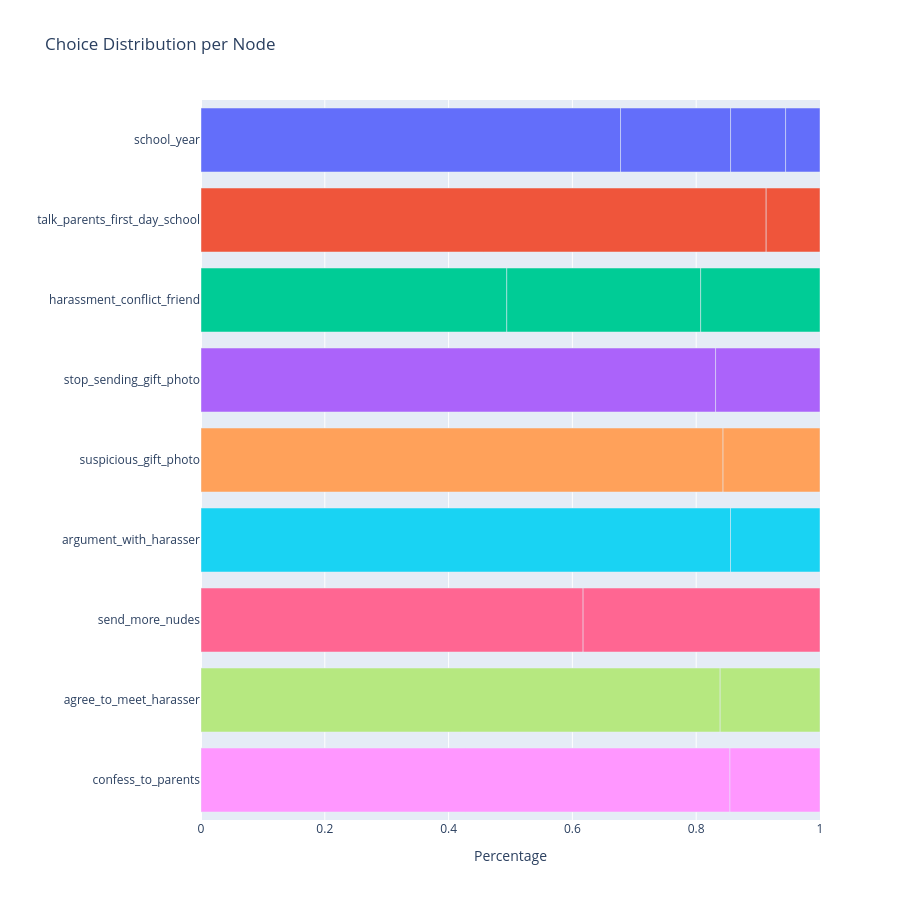

Notebook code for this chart:
### Code cell
fig = px.bar(
	df_nodes,
	x="percentage",
	y="keywords",
	color="keywords",
	orientation="h",
	hover_data={
		"option": True,
		"percentage": ":.2f",
		"keywords": False
	},
	title="Choice Distribution per Node"
)

fig.update_layout(
	yaxis_title="",
	xaxis_title="Percentage",
	height=900,
	showlegend=False
)

fig.update_xaxes(range=[0, 1])

fig.show()

### Figure 1 — Plotly figure (JSON) as saved in the notebook; plotly's stock layout.template omitted (floating-point values rounded to 4 significant figures)
{"data": [{"customdata": [["2º de la ESO"], ["4º de la ESO"], ["3º de la ESO"], ["1º de la ESO"]], "hovertemplate": "percentage=%{x:.2f}<br>option=%{customdata[0]}<extra></extra>", "legendgroup": "school_year", "marker": {"color": "#636efa", "pattern": {"shape": ""}}, "name": "school_year", "orientation": "h", "showlegend": true, "textposition": "auto", "type": "bar", "x": [0.6778, 0.1778, 0.08889, 0.05556], "xaxis": "x", "y": ["school_year", "school_year", "school_year", "school_year"], "yaxis": "y"}, {"customdata": [["Contarles sobre mi día."], ["No contarles sobre mi día."]], "hovertemplate": "percentage=%{x:.2f}<br>option=%{customdata[0]}<extra></extra>", "legendgroup": "talk_parents_first_day_school", "marker": {"color": "#EF553B", "pattern": {"shape": ""}}, "name": "talk_parents_first_day_school", "orientation": "h", "showlegend": true, "textposition": "auto", "type": "bar", "x": [0.913, 0.08696], "xaxis": "x", "y": ["talk_parents_first_day_school", "talk_parents_first_day_school"], "yaxis": "y"}, {"customdata": [["Por la foto."], ["Prefiero no hablar de ello."], ["Por nuestra relación."]], "hovertemplate": "percentage=%{x:.2f}<br>option=%{customdata[0]}<extra></extra>", "legendgroup": "harassment_conflict_friend", "marker": {"color": "#00cc96", "pattern": {"shape": ""}}, "name": "harassment_conflict_friend", "orientation": "h", "showlegend": true, "textposition": "auto", "type": "bar", "x": [0.494, 0.3133, 0.1928], "xaxis": "x", "y": ["harassment_conflict_friend", "harassment_conflict_friend", "harassment_conflict_friend"], "yaxis": "y"}, {"customdata": [["Nadie lo va a saber."], ["No te incumbe."]], "hovertemplate": "percentage=%{x:.2f}<br>option=%{customdata[0]}<extra></extra>", "legendgroup": "stop_sending_gift_photo", "marker": {"color": "#ab63fa", "pattern": {"shape": ""}}, "name": "stop_sending_gift_photo", "orientation": "h", "showlegend": true, "textposition": "auto", "type": "bar", "x": [0.8313, 0.1687], "xaxis": "x", "y": ["stop_sending_gift_photo", "stop_sending_gift_photo"], "yaxis": "y"}, {"customdata": [["Decir la verdad."], ["Mentir."]], "hovertemplate": "percentage=%{x:.2f}<br>option=%{customdata[0]}<extra></extra>", "legendgroup": "suspicious_gift_photo", "marker": {"color": "#FFA15A", "pattern": {"shape": ""}}, "name": "suspicious_gift_photo", "orientation": "h", "showlegend": true, "textposition": "auto", "type": "bar", "x": [0.8434, 0.1566], "xaxis": "x", "y": ["suspicious_gift_photo", "suspicious_gift_photo"], "yaxis": "y"}, {"customdata": [["Preguntar por su reacción."], ["Ofenderse."]], "hovertemplate": "percentage=%{x:.2f}<br>option=%{customdata[0]}<extra></extra>", "legendgroup": "argument_with_harasser", "marker": {"color": "#19d3f3", "pattern": {"shape": ""}}, "name": "argument_with_harasser", "orientation": "h", "showlegend": true, "textposition": "auto", "type": "bar", "x": [0.8554, 0.1446], "xaxis": "x", "y": ["argument_with_harasser", "argument_with_harasser"], "yaxis": "y"}, {"customdata": [["Ya no quiero enviar más fotos."], ["Enviar otra foto."]], "hovertemplate": "percentage=%{x:.2f}<br>option=%{customdata[0]}<extra></extra>", "legendgroup": "send_more_nudes", "marker": {"color": "#FF6692", "pattern": {"shape": ""}}, "name": "send_more_nudes", "orientation": "h", "showlegend": true, "textposition": "auto", "type": "bar", "x": [0.6173, 0.3827], "xaxis": "x", "y": ["send_more_nudes", "send_more_nudes"], "yaxis": "y"}, {"customdata": [["Aceptar."], ["Negarse."]], "hovertemplate": "percentage=%{x:.2f}<br>option=%{customdata[0]}<extra></extra>", "legendgroup": "agree_to_meet_harasser", "marker": {"color": "#B6E880", "pattern": {"shape": ""}}, "name": "agree_to_meet_harasser", "orientation": "h", "showlegend": true, "textposition": "auto", "type": "bar", "x": [0.8387, 0.1613], "xaxis": "x", "y": ["agree_to_meet_harasser", "agree_to_meet_harasser"], "yaxis": "y"}, {"customdata": [["Decir la verdad."], ["Mentir."]], "hovertemplate": "percentage=%{x:.2f}<br>option=%{customdata[0]}<extra></extra>", "legendgroup": "confess_to_parents", "marker": {"color": "#FF97FF", "pattern": {"shape": ""}}, "name": "confess_to_parents", "orientation": "h", "showlegend": true, "textposition": "auto", "type": "bar", "x": [0.8545, 0.1455], "xaxis": "x", "y": ["confess_to_parents", "confess_to_parents"], "yaxis": "y"}], "layout": {"barmode": "relative", "height": 900, "legend": {"title": {"text": "keywords"}, "tracegroupgap": 0}, "showlegend": false, "title": {"text": "Choice Distribution per Node"}, "xaxis": {"anchor": "y", "domain": [0, 1], "range": [0, 1], "title": {"text": "Percentage"}}, "yaxis": {"anchor": "x", "categoryarray": ["confess_to_parents", "agree_to_meet_harasser", "send_more_nudes", "argument_with_harasser", "suspicious_gift_photo", "stop_sending_gift_photo", "harassment_conflict_friend", "talk_parents_first_day_school", "school_year"], "categoryorder": "array", "domain": [0, 1], "title": {"text": ""}}}}
